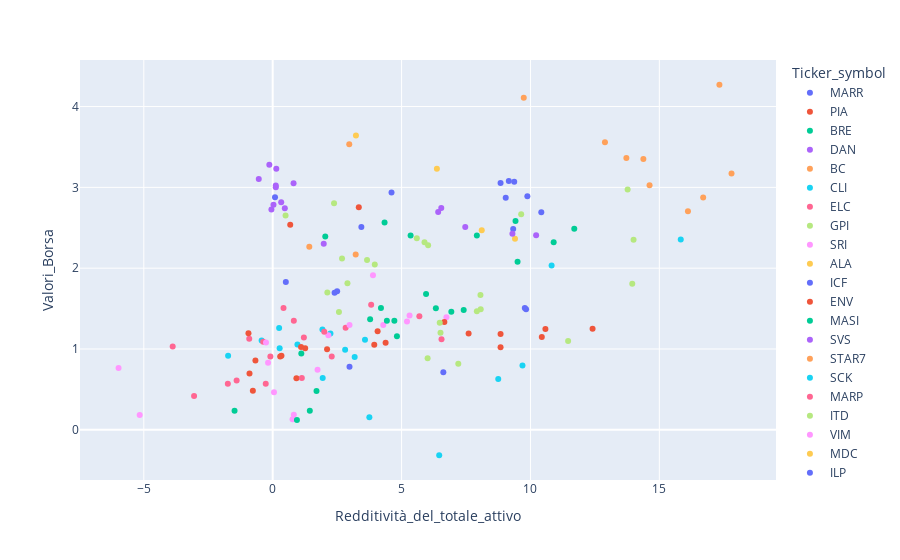

This figure's notebook cell:
### Code cell
fig = px.scatter(df, y="Valori_Borsa", x="Redditività_del_totale_attivo", color='Ticker_symbol')
fig

### Figure 1 — Plotly figure (JSON) as saved in the notebook; plotly's stock layout.template omitted (floating-point values rounded to 4 significant figures)
{"data": [{"hovertemplate": "Ticker_symbol=MARR<br>Redditività_del_totale_attivo=%{x}<br>Valori_Borsa=%{y}<extra></extra>", "legendgroup": "MARR", "marker": {"color": "#636efa", "symbol": "circle"}, "mode": "markers", "name": "MARR", "orientation": "v", "showlegend": true, "type": "scatter", "x": [3.44, 4.61, 0.09, 8.84, 9.37, 9.16, 9.04, 9.88, 10.42, 9.33], "xaxis": "x", "y": [2.51, 2.935, 2.879, 3.054, 3.069, 3.079, 2.871, 2.889, 2.691, 2.485], "yaxis": "y"}, {"hovertemplate": "Ticker_symbol=PIA<br>Redditività_del_totale_attivo=%{x}<br>Valori_Borsa=%{y}<extra></extra>", "legendgroup": "PIA", "marker": {"color": "#EF553B", "symbol": "circle"}, "mode": "markers", "name": "PIA", "orientation": "v", "showlegend": true, "type": "scatter", "x": [4.38, 3.94, 2.11, 1.26, 0.92, 0.34, -0.77, -0.9, 0.29, -0.67], "xaxis": "x", "y": [1.077, 1.052, 0.9962, 1.008, 0.6392, 0.9179, 0.4837, 0.6981, 0.9066, 0.857], "yaxis": "y"}, {"hovertemplate": "Ticker_symbol=BRE<br>Redditività_del_totale_attivo=%{x}<br>Valori_Borsa=%{y}<extra></extra>", "legendgroup": "BRE", "marker": {"color": "#00cc96", "symbol": "circle"}, "mode": "markers", "name": "BRE", "orientation": "v", "showlegend": true, "type": "scatter", "x": [5.35, 4.34, 2.04, 7.92, 10.9, 9.42, 11.7, 9.5, 5.95, 3.78], "xaxis": "x", "y": [2.403, 2.564, 2.393, 2.404, 2.32, 2.585, 2.489, 2.08, 1.682, 1.368], "yaxis": "y"}, {"hovertemplate": "Ticker_symbol=DAN<br>Redditività_del_totale_attivo=%{x}<br>Valori_Borsa=%{y}<extra></extra>", "legendgroup": "DAN", "marker": {"color": "#ab63fa", "symbol": "circle"}, "mode": "markers", "name": "DAN", "orientation": "v", "showlegend": true, "type": "scatter", "x": [-0.54, -0.13, -0.05, 0.33, 0.03, 0.81, 0.12, 0.47, 0.12, 0.14], "xaxis": "x", "y": [3.105, 3.279, 2.727, 2.815, 2.785, 3.052, 3.024, 2.741, 3.0, 3.231], "yaxis": "y"}, {"hovertemplate": "Ticker_symbol=BC<br>Redditività_del_totale_attivo=%{x}<br>Valori_Borsa=%{y}<extra></extra>", "legendgroup": "BC", "marker": {"color": "#FFA15A", "symbol": "circle"}, "mode": "markers", "name": "BC", "orientation": "v", "showlegend": true, "type": "scatter", "x": [17.33, 9.74, 2.97, 12.89, 14.38, 13.72, 14.62, 16.11, 16.7, 17.8], "xaxis": "x", "y": [4.27, 4.108, 3.533, 3.559, 3.35, 3.364, 3.027, 2.703, 2.874, 3.171], "yaxis": "y"}, {"hovertemplate": "Ticker_symbol=CLI<br>Redditività_del_totale_attivo=%{x}<br>Valori_Borsa=%{y}<extra></extra>", "legendgroup": "CLI", "marker": {"color": "#19d3f3", "symbol": "circle"}, "mode": "markers", "name": "CLI", "orientation": "v", "showlegend": true, "type": "scatter", "x": [0.96, 1.93, 3.18, -1.73, 0.27, 0.25, -0.43, 2.24, 2.81, 1.94], "xaxis": "x", "y": [1.054, 1.241, 0.9002, 0.9163, 1.008, 1.258, 1.105, 1.193, 0.9895, 0.6419], "yaxis": "y"}, {"hovertemplate": "Ticker_symbol=ELC<br>Redditività_del_totale_attivo=%{x}<br>Valori_Borsa=%{y}<extra></extra>", "legendgroup": "ELC", "marker": {"color": "#FF6692", "symbol": "circle"}, "mode": "markers", "name": "ELC", "orientation": "v", "showlegend": true, "type": "scatter", "x": [6.55, 2.83, -0.91, -0.37, -3.05, -0.09, -1.4, 1.13, -0.27, -1.74], "xaxis": "x", "y": [1.12, 1.264, 1.127, 1.089, 0.4187, 0.9083, 0.6098, 0.6419, 0.5704, 0.571], "yaxis": "y"}, {"hovertemplate": "Ticker_symbol=GPI<br>Redditività_del_totale_attivo=%{x}<br>Valori_Borsa=%{y}<extra></extra>", "legendgroup": "GPI", "marker": {"color": "#B6E880", "symbol": "circle"}, "mode": "markers", "name": "GPI", "orientation": "v", "showlegend": true, "type": "scatter", "x": [0.5, 2.38, 3.66, 3.96, 2.69, 5.59, 5.89, 6.03, 8.63, 7.15], "xaxis": "x", "y": [2.653, 2.803, 2.102, 2.046, 2.121, 2.37, 2.322, 2.282, null, null], "yaxis": "y"}, {"hovertemplate": "Ticker_symbol=SRI<br>Redditività_del_totale_attivo=%{x}<br>Valori_Borsa=%{y}<extra></extra>", "legendgroup": "SRI", "marker": {"color": "#FF97FF", "symbol": "circle"}, "mode": "markers", "name": "SRI", "orientation": "v", "showlegend": true, "type": "scatter", "x": [0.82, 1.74, -0.18, 2.16, 2.98, 3.89, 4.29, 5.21, 6.74, 5.31], "xaxis": "x", "y": [0.1865, 0.7443, 0.8286, 1.169, 1.297, 1.911, 1.297, 1.341, 1.394, 1.415], "yaxis": "y"}, {"hovertemplate": "Ticker_symbol=ALA<br>Redditività_del_totale_attivo=%{x}<br>Valori_Borsa=%{y}<extra></extra>", "legendgroup": "ALA", "marker": {"color": "#FECB52", "symbol": "circle"}, "mode": "markers", "name": "ALA", "orientation": "v", "showlegend": true, "type": "scatter", "x": [8.11, 9.4, 7.68, 8.55, 7.31, 4.28, 5.99, 10.04, 8.62, 11.58], "xaxis": "x", "y": [2.468, 2.366, null, null, null, null, null, null, null, null], "yaxis": "y"}, {"hovertemplate": "Ticker_symbol=ICF<br>Redditività_del_totale_attivo=%{x}<br>Valori_Borsa=%{y}<extra></extra>", "legendgroup": "ICF", "marker": {"color": "#636efa", "symbol": "circle"}, "mode": "markers", "name": "ICF", "orientation": "v", "showlegend": true, "type": "scatter", "x": [2.5, 0.51, 2.4, 8.97, 0.99, 5.07, 8.23, 15.95, 8.09, 8.49], "xaxis": "x", "y": [1.716, 1.828, 1.697, null, null, null, null, null, null, null], "yaxis": "y"}, {"hovertemplate": "Ticker_symbol=ENV<br>Redditività_del_totale_attivo=%{x}<br>Valori_Borsa=%{y}<extra></extra>", "legendgroup": "ENV", "marker": {"color": "#EF553B", "symbol": "circle"}, "mode": "markers", "name": "ENV", "orientation": "v", "showlegend": true, "type": "scatter", "x": [7.6, 6.66, -0.94, 4.07, 8.84, 10.58, 8.84, 1.1, 12.41, 10.44], "xaxis": "x", "y": [1.191, 1.335, 1.194, 1.221, 1.185, 1.247, 1.022, 1.026, 1.25, 1.15], "yaxis": "y"}, {"hovertemplate": "Ticker_symbol=MASI<br>Redditività_del_totale_attivo=%{x}<br>Valori_Borsa=%{y}<extra></extra>", "legendgroup": "MASI", "marker": {"color": "#00cc96", "symbol": "circle"}, "mode": "markers", "name": "MASI", "orientation": "v", "showlegend": true, "type": "scatter", "x": [4.2, 4.43, 1.11, 4.82, 4.72, 6.33, 6.93, 7.41, 10.84, 11.6], "xaxis": "x", "y": [1.506, 1.348, 0.9439, 1.157, 1.348, 1.504, 1.461, 1.482, null, null], "yaxis": "y"}, {"hovertemplate": "Ticker_symbol=SVS<br>Redditività_del_totale_attivo=%{x}<br>Valori_Borsa=%{y}<extra></extra>", "legendgroup": "SVS", "marker": {"color": "#ab63fa", "symbol": "circle"}, "mode": "markers", "name": "SVS", "orientation": "v", "showlegend": true, "type": "scatter", "x": [1.98, 2.58, 3.5, 3.13, 3.26, 3.28, 2.86, 4.08, 4.43, 4.35], "xaxis": "x", "y": [2.302, null, null, null, null, null, null, null, null, null], "yaxis": "y"}, {"hovertemplate": "Ticker_symbol=STAR7<br>Redditività_del_totale_attivo=%{x}<br>Valori_Borsa=%{y}<extra></extra>", "legendgroup": "STAR7", "marker": {"color": "#FFA15A", "symbol": "circle"}, "mode": "markers", "name": "STAR7", "orientation": "v", "showlegend": true, "type": "scatter", "x": [3.22, 1.42, 3.47, 5.87, 6.61, 10, 10.14, 11.77, 10.91, 10.12], "xaxis": "x", "y": [2.168, 2.265, null, null, null, null, null, null, null, null], "yaxis": "y"}, {"hovertemplate": "Ticker_symbol=SCK<br>Redditività_del_totale_attivo=%{x}<br>Valori_Borsa=%{y}<extra></extra>", "legendgroup": "SCK", "marker": {"color": "#19d3f3", "symbol": "circle"}, "mode": "markers", "name": "SCK", "orientation": "v", "showlegend": true, "type": "scatter", "x": [10.82, 15.83, 3.58, 3.75, 6.46, 6.25, 4.81, 6.35, 4.92, 6.99], "xaxis": "x", "y": [2.033, 2.356, 1.115, 0.157, -0.3147, null, null, null, null, null], "yaxis": "y"}, {"hovertemplate": "Ticker_symbol=MARP<br>Redditività_del_totale_attivo=%{x}<br>Valori_Borsa=%{y}<extra></extra>", "legendgroup": "MARP", "marker": {"color": "#FF6692", "symbol": "circle"}, "mode": "markers", "name": "MARP", "orientation": "v", "showlegend": true, "type": "scatter", "x": [5.69, 3.82, -3.88, 0.42, 6.89, 6.44, 4, 7.85, 4.08, 3.73], "xaxis": "x", "y": [1.406, 1.548, 1.03, 1.509, null, null, null, null, null, null], "yaxis": "y"}, {"hovertemplate": "Ticker_symbol=ITD<br>Redditività_del_totale_attivo=%{x}<br>Valori_Borsa=%{y}<extra></extra>", "legendgroup": "ITD", "marker": {"color": "#B6E880", "symbol": "circle"}, "mode": "markers", "name": "ITD", "orientation": "v", "showlegend": true, "type": "scatter", "x": [9.64, 13.77, 14, 13.95, 11.46, 14.35, 11.53, 7.21, 4.34, 7.06], "xaxis": "x", "y": [2.667, 2.973, 2.351, 1.808, 1.099, null, null, null, null, null], "yaxis": "y"}, {"hovertemplate": "Ticker_symbol=VIM<br>Redditività_del_totale_attivo=%{x}<br>Valori_Borsa=%{y}<extra></extra>", "legendgroup": "VIM", "marker": {"color": "#FF97FF", "symbol": "circle"}, "mode": "markers", "name": "VIM", "orientation": "v", "showlegend": true, "type": "scatter", "x": [0.77, 0.05, -5.16, -5.98, -0.26, 5.82, 3.15, 0.53, 4.74, 5.86], "xaxis": "x", "y": [0.131, 0.4637, 0.1823, 0.7655, 1.082, null, null, null, null, null], "yaxis": "y"}, {"hovertemplate": "Ticker_symbol=MDC<br>Redditività_del_totale_attivo=%{x}<br>Valori_Borsa=%{y}<extra></extra>", "legendgroup": "MDC", "marker": {"color": "#FECB52", "symbol": "circle"}, "mode": "markers", "name": "MDC", "orientation": "v", "showlegend": true, "type": "scatter", "x": [6.37, 3.23, 4.6, 3.58, 5.93, 1.72, 2.03, 3.86, 1.27, 3.06], "xaxis": "x", "y": [3.229, 3.64, null, null, null, null, null, null, null, null], "yaxis": "y"}, {"hovertemplate": "Ticker_symbol=ILP<br>Redditività_del_totale_attivo=%{x}<br>Valori_Borsa=%{y}<extra></extra>", "legendgroup": "ILP", "marker": {"color": "#636efa", "symbol": "circle"}, "mode": "markers", "name": "ILP", "orientation": "v", "showlegend": true, "type": "scatter", "x": [9.83, 9.78, 6.62, 2.98, 8.85, 6.76, 5.6, 3.1, 3, 2.56], "xaxis": "x", "y": [1.491, 1.509, 0.7129, 0.7793, null, null, null, null, null, null], "yaxis": "y"}, {"hovertemplate": "Ticker_symbol=CFL<br>Redditività_del_totale_attivo=%{x}<br>Valori_Borsa=%{y}<extra></extra>", "legendgroup": "CFL", "marker": {"color": "#EF553B", "symbol": "circle"}, "mode": "markers", "name": "CFL", "orientation": "v", "showlegend": true, "type": "scatter", "x": [0.68, 3.34, 1.21, 1.5, 7.39, 4.82, 4.55, 2.05, 3.7, 4.58], "xaxis": "x", "y": [2.537, 2.755, null, null, null, null, null, null, null, null], "yaxis": "y"}, {"hovertemplate": "Ticker_symbol=FCM<br>Redditività_del_totale_attivo=%{x}<br>Valori_Borsa=%{y}<extra></extra>", "legendgroup": "FCM", "marker": {"color": "#00cc96", "symbol": "circle"}, "mode": "markers", "name": "FCM", "orientation": "v", "showlegend": true, "type": "scatter", "x": [0.94, 1.44, -1.48, 1.7, 4, 2.79, 2.59, 2.17, 4.03, -0.35], "xaxis": "x", "y": [0.1222, 0.2351, 0.2351, 0.4793, null, null, null, null, null, null], "yaxis": "y"}, {"hovertemplate": "Ticker_symbol=FVI<br>Redditività_del_totale_attivo=%{x}<br>Valori_Borsa=%{y}<extra></extra>", "legendgroup": "FVI", "marker": {"color": "#ab63fa", "symbol": "circle"}, "mode": "markers", "name": "FVI", "orientation": "v", "showlegend": true, "type": "scatter", "x": [6.54, 6.42, 7.47, 9.3, 10.22, 16.09, 15.19, 5.23, 5.73, 3.55], "xaxis": "x", "y": [2.744, 2.695, 2.51, 2.425, 2.406, null, null, null, null, null], "yaxis": "y"}, {"hovertemplate": "Ticker_symbol=PLT<br>Redditività_del_totale_attivo=%{x}<br>Valori_Borsa=%{y}<extra></extra>", "legendgroup": "PLT", "marker": {"color": "#FFA15A", "symbol": "circle"}, "mode": "markers", "name": "PLT", "orientation": "v", "showlegend": true, "type": "scatter", "x": [2.68, 2.85, 1.93, 3.15, 3.1, 4.05, 4.81, 1, 1.97, 14.83], "xaxis": "x", "y": [null, null, null, null, null, null, null, null, null, null], "yaxis": "y"}, {"hovertemplate": "Ticker_symbol=LDB<br>Redditività_del_totale_attivo=%{x}<br>Valori_Borsa=%{y}<extra></extra>", "legendgroup": "LDB", "marker": {"color": "#19d3f3", "symbol": "circle"}, "mode": "markers", "name": "LDB", "orientation": "v", "showlegend": true, "type": "scatter", "x": [8.75, 9.69, 18.03, 15.57, 17.2, 13.09, 8.57, 6.34, 7.03, 8.89], "xaxis": "x", "y": [0.6291, 0.7953, null, null, null, null, null, null, null, null], "yaxis": "y"}, {"hovertemplate": "Ticker_symbol=FOS<br>Redditività_del_totale_attivo=%{x}<br>Valori_Borsa=%{y}<extra></extra>", "legendgroup": "FOS", "marker": {"color": "#FF6692", "symbol": "circle"}, "mode": "markers", "name": "FOS", "orientation": "v", "showlegend": true, "type": "scatter", "x": [2, 0.82, 2.29, 1.21, 0.2, 4.8, 6.39, 5.88, 6.77, 4.53], "xaxis": "x", "y": [1.212, 1.351, 0.9083, 1.143, null, null, null, null, null, null], "yaxis": "y"}, {"hovertemplate": "Ticker_symbol=BAN<br>Redditività_del_totale_attivo=%{x}<br>Valori_Borsa=%{y}<extra></extra>", "legendgroup": "BAN", "marker": {"color": "#B6E880", "symbol": "circle"}, "mode": "markers", "name": "BAN", "orientation": "v", "showlegend": true, "type": "scatter", "x": [2.12, 2.9, 2.57, 8.06, 8.07, 6.48, 6.51, 7.92, 7.2, 6.01], "xaxis": "x", "y": [1.699, 1.815, 1.459, 1.668, 1.493, 1.324, 1.201, 1.468, 0.8162, 0.8862], "yaxis": "y"}], "layout": {"legend": {"title": {"text": "Ticker_symbol"}, "tracegroupgap": 0}, "margin": {"t": 60}, "xaxis": {"anchor": "y", "domain": [0, 1], "title": {"text": "Redditività_del_totale_attivo"}}, "yaxis": {"anchor": "x", "domain": [0, 1], "title": {"text": "Valori_Borsa"}}}}
